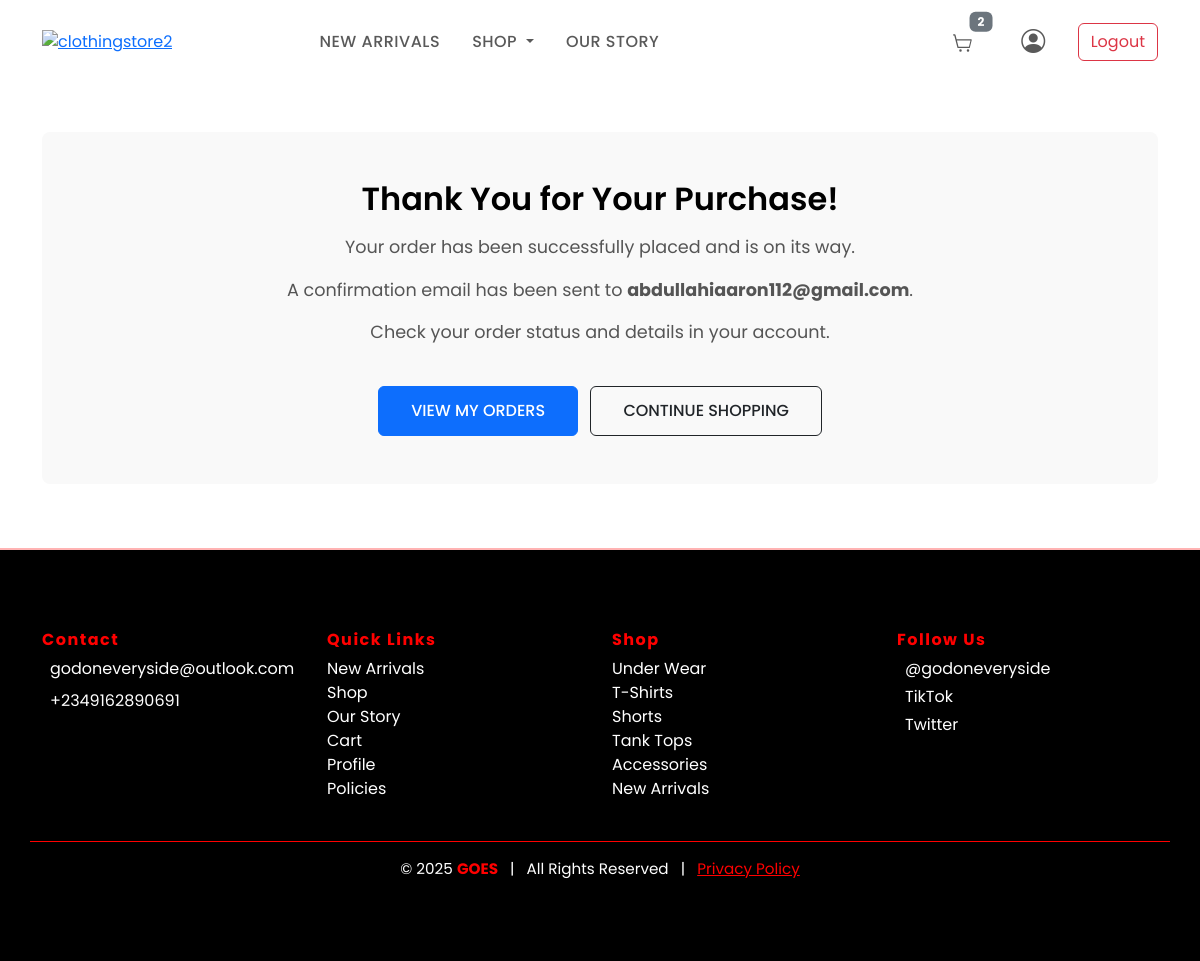
Page /thank-you/23/ (signed in) on the committed database.
### GOESApp/models.py (models this page shows, shortened)
class Transaction(models.Model):
    user = models.ForeignKey(CustomUser, on_delete=models.CASCADE, related_name='transactions', null=True, blank=True)
    amount = models.DecimalField(max_digits=10, decimal_places=2)
    products = models.ManyToManyField(Product, related_name='transactions')
    tx_ref = models.CharField(max_length=100, unique=True)  # Ensure unique tx_ref
    flw_transaction_id = models.CharField(max_length=100, blank=True, null=True)  # Store Flutterwave transaction ID
    address = models.ForeignKey(Address, on_delete=models.SET_NULL, null=True, blank=True)  # Link to address
    order_note = models.TextField(blank=True, null=True)  # Optional order note field
    TRANSACTION_STATUS_CHOICES = (
        ('pending', 'Pending'),
        ('processing', 'Processing'),
        ('approved', 'Approved'),
        ('declined', 'Declined'),
    )
    transaction_status = models.CharField(max_length=20, choices=TRANSACTION_STATUS_CHOICES, default='pending')
    transaction_date = models.DateTimeField(auto_now_add=True)
    class Meta:
        verbose_name = 'Transaction'
        verbose_name_plural = 'Transactions'
        ordering = ['-transaction_date']

class CustomUser(AbstractUser):
    first_name = models.CharField(max_length=20)
    last_name = models.CharField(max_length=20)
    username = models.CharField(max_length=20, unique=True)
    email = models.EmailField(unique=True)
    phone_number = models.CharField(max_length=15, null=True, unique=True)
    profile_picture = models.ImageField(upload_to='profile_pictures/', blank=True, null=True)
    bio = models.TextField(blank=True, null=True)
    address = models.OneToOneField('Address', on_delete=models.SET_NULL, null=True, blank=True, related_name='user')
    USERNAME_FIELD = 'email'
    REQUIRED_FIELDS = ['username']
    class Meta:
        verbose_name = 'User'
        verbose_name_plural = 'Users'

class Category(models.Model):
    name = models.CharField(max_length=100, blank=True, null=True)
    description = models.TextField(blank=True, null=True)
    class Meta:
        verbose_name = "Category"
        verbose_name_plural = "Categories"

### GOESApp/views.py (the view)
# urls.py: path('thank-you/<int:transaction_id>/', views.thank_you, name='thank_you'),
def thank_you(request, transaction_id):
    transaction = get_object_or_404(Transaction, id=transaction_id, user=request.user)
    categories = Category.objects.all()
    cart_count = 0
    if request.user.is_authenticated:
        cart, created = Cart.objects.get_or_create(user=request.user)
        cart_count = cart.items.count()
    context = {
        'transaction': transaction,
        'categories': categories,
        'cart_count': cart_count,
    }
    return render(request, 'GOESAPP/thank_you.html', context)

### GOESApp/context_processors.py (called while the page is built)
def cart_item_count(request):
    count = 0
    try:
        if request.user.is_authenticated:
            cart = Cart.objects.get(user=request.user)
        else:
            session_key = request.session.session_key
            if not session_key:
                request.session.create()
            session_key = request.session.session_key
            cart = Cart.objects.get(session_key=session_key)
        if cart:
            count = sum(item.quantity for item in cart.items.all())
    except Cart.DoesNotExist:
        pass
    return {'cart_count': count}

### GOESApp/templates/GOESAPP/thank_you.html (shortened to what this page needs)
{% load static %}
<!DOCTYPE html>
<html lang="en">
<head>
  <link rel="stylesheet" href="https://cdn.jsdelivr.net/npm/bootstrap-icons@1.10.5/font/bootstrap-icons.css">
  <link href="https://cdn.jsdelivr.net/npm/bootstrap@5.3.0/dist/css/bootstrap.min.css" rel="stylesheet">
</head>
<body>
  <nav class="navbar navbar-expand-lg navbar-light bg-white py-3">
    <div class="container">
      <div class="mcb-column-inner mfn-module-wrapper mcb-column-inner-hh9pp43d mcb-item-header_logo-inner">
        <a class="logo-wrapper" href="{% url 'home' %}">
          <img style="width:100px;" src="{% static 'images/LOGO_20_TRANS[1].png'%}" alt="clothingstore2" />
        </a>
      </div>
      <div class="collapse navbar-collapse" id="navMenu">
        <ul class="navbar-nav mx-auto">
          <li class="nav-item">
            <a class="nav-link" href="{% url 'shop' %}">New Arrivals</a>
          </li>
          <li class="nav-item dropdown">
            <a class="nav-link dropdown-toggle" href="#" id="collectionsDropdown" role="button" data-bs-toggle="dropdown" aria-expanded="false">
              Shop
            </a>
          </li>
          <li class="nav-item">
            <a class="nav-link" href="{% url 'our_story' %}">Our Story</a>
          </li>
        </ul>
        <ul class="navbar-nav ms-auto align-items-center">
          {% if user.is_authenticated %}
            <li class="nav-item me-3">
              <a class="nav-link position-relative" href="{% url 'cart' %}">
                {% if cart_count > 0 %}
                  <span class="badge bg-secondary position-absolute top-0 start-100 translate-middle">{{ cart_count }}</span>
                {% endif %}
              </a>
            </li>
            <li class="nav-item me-3">
              <a class="nav-link" href="{% url 'profile' %}" title="Your Account">
                <i class="bi bi-person-circle" style="font-size: 1.5rem;"></i>
              </a>
            </li>
            <li class="nav-item">
              <a class="btn btn-outline-danger" href="{% url 'logout_user' %}">Logout</a>
            </li>
          {% endif %}
        </ul>
      </div>
    </div>
  </nav>
  <div class="container my-5">
    <div class="thank-you-card">
      <h2>Thank You for Your Purchase!</h2>
      <p>Your order has been successfully placed and is on its way.</p>
      <p>A confirmation email has been sent to <strong>{{ transaction.user.email }}</strong>.</p>
      <p>Check your order status and details in your account.</p>
      <div class="mt-4">
        <a href="{% url 'profile' %}" class="btn btn-primary me-2">View My Orders</a>
        <a href="{% url 'shop' %}" class="btn btn-outline-dark">Continue Shopping</a>
      </div>
    </div>
  </div>
			<footer id="mfn-footer-template" class="text-white" style="background-color: #000 !important; font-family: 'Poppins', sans-serif; border-top: 2px solid  #ffb3b3;">
        <div class="container py-5">
          <div class="row gy-4">
          <div class="col-12 col-sm-6 col-md-3">
            <h6 style="color:  red; font-weight: 700; letter-spacing: 1.5px;">Contact</h6>
            <p class="mb-2" style="font-size: 1rem;">
            <a href="mailto:godoneveryside@outlook.com" class="text-white text-decoration-none">godoneveryside@outlook.com</a>
            </p>
            <p style="font-size: 1rem;">
            <a href="tel:+2349162890691" class="text-white text-decoration-none">+2349162890691</a>
            </p>
          </div>
          <div class="col-12 col-sm-6 col-md-3">
            <h6 style="color: red; font-weight: 700; letter-spacing: 1.5px;">Quick Links</h6>
            <ul class="list-unstyled" style="font-size: 1rem;">
            <li><a href="{% url 'shop' %}" class="text-white text-decoration-none">New Arrivals</a></li>
            <li><a href="{% url 'shop' %}" class="text-white text-decoration-none">Shop</a></li>
            <li><a href="{% url 'our_story' %}" class="text-white text-decoration-none">Our Story</a></li>
            <li><a href="{% url 'cart' %}" class="text-white text-decoration-none">Cart</a></li>
            <li><a href="{% url 'profile' %}" class="text-white text-decoration-none">Profile</a></li>
            <li><a href="{% url 'policies' %}" class="text-white text-decoration-none">Policies</a></li>
            </ul>
          </div>
          <div class="col-12 col-sm-6 col-md-3">
            <h6 style="color:  red; font-weight: 700; letter-spacing: 1.5px;">Shop</h6>
            <ul class="list-unstyled" style="font-size: 1rem;">
            {% for category in categories %}
              <li><a href="{% url 'shop' %}?category={{ category.id }}" class="text-white text-decoration-none" >{{ category.name }}</a></li>
            {% empty %}
              <li class="text-muted">No collections found.</li>
            {% endfor %}
            </ul>
          </div>
          <div class="col-12 col-sm-6 col-md-3">
            <h6 style="color:  red; font-weight: 700; letter-spacing: 1.5px;">Follow Us</h6>
            <p class="mb-1" style="font-size: 1rem;">
            <a href="https://www.instagram.com/godoneveryside/" target="_blank" class="text-white text-decoration-none">@godoneveryside</a>
            </p>
            <p class="mb-1" style="font-size: 1rem;">
            <a href="https://www.tiktok.com/@godoneveryside" target="_blank" class="text-white text-decoration-none">TikTok</a>
            </p>
            <p style="font-size: 1rem;">
            <a href="https://twitter.com/godoneveryside" target="_blank" class="text-white text-decoration-none">Twitter</a>
            </p>
          </div>
          </div>
          <div class="row mt-4 pt-3 border-top" style="border-color:  red !important;">
          <div class="col text-center" style="font-size: 0.95rem;">
            <span>© 2025 <strong style="color:  red;">GOES</strong></span>
            <span class="mx-2">|</span>
            <span>All Rights Reserved</span>
            <span class="mx-2">|</span>
            <a href="{% url 'policies' %}" class="text-decoration-underline" style="color:  red;">Privacy Policy</a>
          </div>
          </div>
        </div>
		</footer>
</body>
</html>

### GOESApp/templates/GOESAPP/thank_you.html (style rules this page uses)
body { font-family: 'Poppins', sans-serif; color: #333; }
.nav-link { text-transform: uppercase; font-weight: 500; letter-spacing: .5px; margin: 0 .5rem; }
footer { margin-top: 4rem; padding: 2rem 0; background: #fafafa; }
.thank-you-card { background: #f9f9f9; padding: 3rem; border-radius: .5rem; text-align: center; margin: 3rem 0; }
.thank-you-card h2 { font-size: 2rem; font-weight: 600; color: #000; }
.thank-you-card p { font-size: 1.1rem; color: #555; margin: 1rem 0; }
.thank-you-card .btn { font-weight: 500; text-transform: uppercase; padding: 0.75rem 2rem; margin-top: 1rem; }

### rows in the picture
Category: name "Under Wear"
Category: name "T-Shirts"
Category: name "Shorts"
Category: name "Tank Tops"
Category: name "Accessories"
Category: name "New Arrivals"

### other values in the picture
{{ cart_count }} "2"
